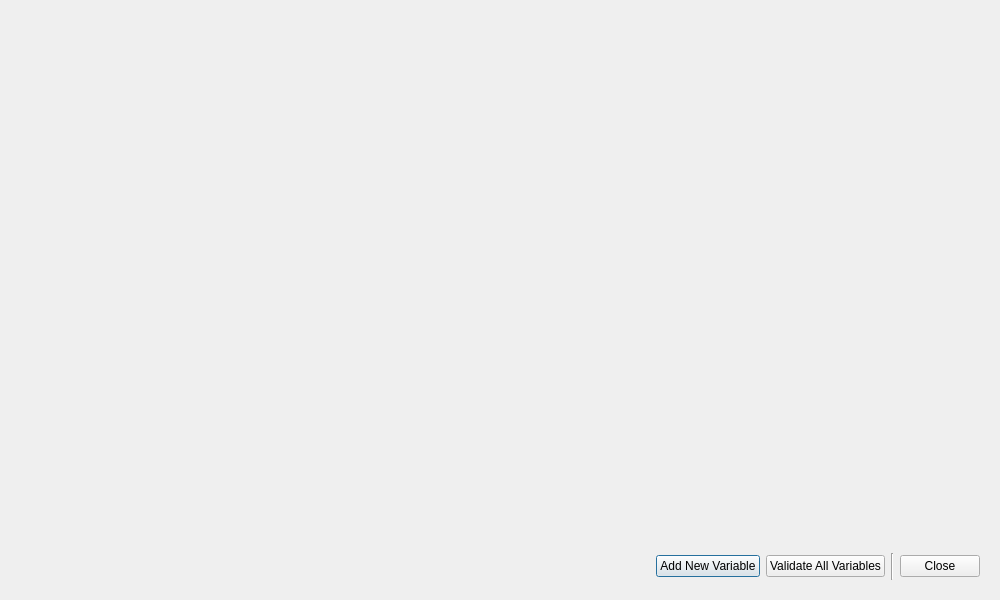
<ui version="4.0" >
 <author>Aaron Racicot</author>
 <class>AllVariablesEditGui</class>
 <widget class="QDialog" name="AllVariablesEditGui" >
  <property name="geometry" >
   <rect>
    <x>0</x>
    <y>0</y>
    <width>1000</width>
    <height>600</height>
   </rect>
  </property>
  <property name="windowTitle" >
   <string>Variable Library</string>
  </property>
  <layout class="QVBoxLayout" >
   <item>
    <widget class="QWidget" native="1" name="variableBox" >
     <layout class="QGridLayout" name="gridLayout" />
    </widget>
   </item>
   <item>
    <widget class="QWidget" native="1" name="widget" >
     <property name="maximumSize" >
      <size>
       <width>16777215</width>
       <height>45</height>
      </size>
     </property>
     <layout class="QHBoxLayout" >
      <item>
       <spacer>
        <property name="orientation" >
         <enum>Qt::Horizontal</enum>
        </property>
        <property name="sizeHint" stdset="0" >
         <size>
          <width>441</width>
          <height>24</height>
         </size>
        </property>
       </spacer>
      </item>
      <item>
       <widget class="QPushButton" name="addNewVariable" >
        <property name="enabled" >
         <bool>true</bool>
        </property>
        <property name="text" >
         <string>Add New Variable</string>
        </property>
       </widget>
      </item>
      <item>
       <widget class="QPushButton" name="checkAllVariables" >
        <property name="toolTip" >
         <string>Checks all variable syntax and makes sure that it can be computed on the baseyear data.</string>
        </property>
        <property name="text" >
         <string>Validate All Variables</string>
        </property>
       </widget>
      </item>
      <item>
       <widget class="Line" name="line" >
        <property name="orientation" >
         <enum>Qt::Vertical</enum>
        </property>
       </widget>
      </item>
      <item>
       <widget class="QPushButton" name="cancelWindow" >
        <property name="text" >
         <string>Close</string>
        </property>
       </widget>
      </item>
     </layout>
    </widget>
   </item>
  </layout>
 </widget>
 <resources/>
 <connections/>
</ui>
